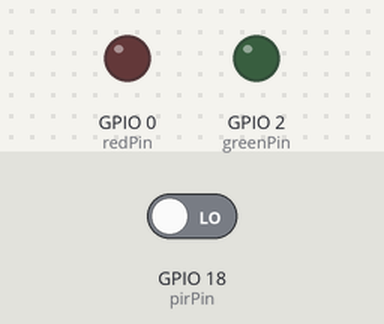
The sketch below on a simulated ESP32. On the bench: output pins drawn as LEDs (lit = HIGH). The inputs (shaded band) are chosen by the test bench; at power-on: GPIO 18 (pirPin) LOW. What the sketch prints to the serial monitor is not drawn.

Above: at 0.1 s.
At 11.2 s:
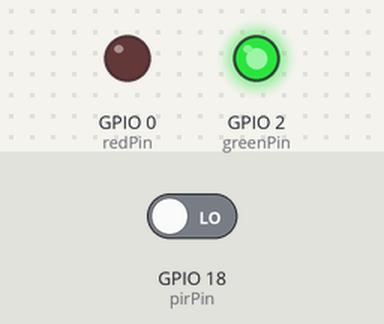
11.3 s: GPIO 18 (pirPin) driven HIGH
At 12.4 s:
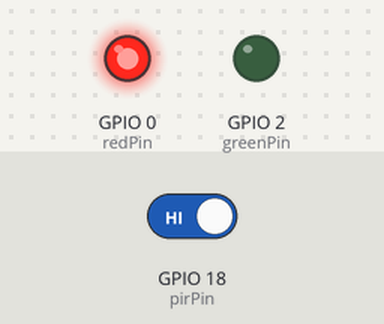
Timing chart, 0 to 14.3 s (numbered marks = the images above; inputs shaded):
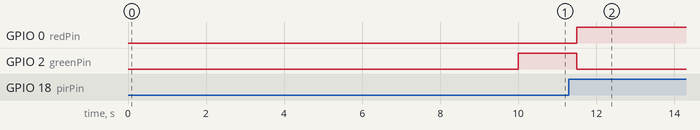

The sketch:

04_PIR.ino
```cpp
// HC-SR501 人體感測器 + LED 控制
// OUT 接 ESP32 GPIO18
// 紅燈接 GPIO0，綠燈接 GPIO2

const int pirPin = 18;   // 人體感測器腳位
const int redPin = 0;    // 紅燈腳位
const int greenPin = 2;  // 綠燈腳位

void setup() {
  Serial.begin(115200);
  pinMode(pirPin, INPUT);
  pinMode(redPin, OUTPUT);
  pinMode(greenPin, OUTPUT);

  Serial.println("HC-SR501 人體感測器啟動");
  Serial.println("等待感測器穩定中...");
  delay(10000);  // 感測器剛上電需要穩定時間
  Serial.println("開始偵測");
}

void loop() {
  int value = digitalRead(pirPin);

  if (value == HIGH) {
    // 偵測到有人活動 → 紅燈亮 5 秒
    Serial.println("【偵測到人體移動】");
    digitalWrite(redPin, HIGH);
    digitalWrite(greenPin, LOW);
    delay(5000);

    // 5 秒後 → 紅燈關閉，綠燈亮
    digitalWrite(redPin, LOW);
    digitalWrite(greenPin, HIGH);
  } else {
    // 沒有人活動 → 綠燈持續亮
    Serial.println("【沒有偵測到人體】");
    digitalWrite(redPin, LOW);
    digitalWrite(greenPin, HIGH);
    delay(500); // 每 0.5 秒更新一次狀態
  }
}
```

Measured:
- after the input at 11.3 s, GPIO 0 (redPin): LOW → HIGH after 0.20 s; GPIO 2 (greenPin): HIGH → LOW after 0.20 s
